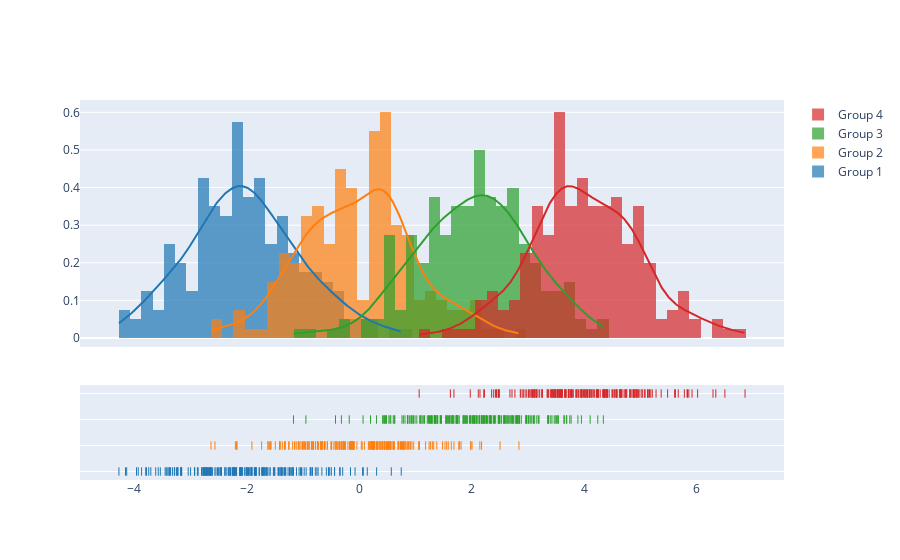

Notebook source saved alongside this figure:
### Code cell
import plotly.figure_factory as ff

# Add histogram data
x1 = np.random.randn(200) - 2
x2 = np.random.randn(200)
x3 = np.random.randn(200) + 2
x4 = np.random.randn(200) + 4

# Group data together
hist_data = [x1, x2, x3, x4]

group_labels = ['Group 1', 'Group 2', 'Group 3', 'Group 4']

# Create distplot with custom bin_size
fig = ff.create_distplot(hist_data, group_labels, bin_size=.2)
fig.show()

### Figure 1 — Plotly figure (JSON) as saved in the notebook; plotly's stock layout.template omitted (floating-point values rounded to 4 significant figures; data arrays with more than 128 entries replaced by an {"elided": "..."} marker saying what was removed)
{"data": [{"autobinx": false, "histnorm": "probability density", "legendgroup": "Group 1", "marker": {"color": "rgb(31, 119, 180)"}, "name": "Group 1", "opacity": 0.7, "type": "histogram", "x": {"elided": "200 float values"}, "xaxis": "x", "xbins": {"end": 0.748, "size": 0.2, "start": -4.267}, "yaxis": "y"}, {"autobinx": false, "histnorm": "probability density", "legendgroup": "Group 2", "marker": {"color": "rgb(255, 127, 14)"}, "name": "Group 2", "opacity": 0.7, "type": "histogram", "x": {"elided": "200 float values"}, "xaxis": "x", "xbins": {"end": 2.839, "size": 0.2, "start": -2.632}, "yaxis": "y"}, {"autobinx": false, "histnorm": "probability density", "legendgroup": "Group 3", "marker": {"color": "rgb(44, 160, 44)"}, "name": "Group 3", "opacity": 0.7, "type": "histogram", "x": {"elided": "200 float values"}, "xaxis": "x", "xbins": {"end": 4.339, "size": 0.2, "start": -1.165}, "yaxis": "y"}, {"autobinx": false, "histnorm": "probability density", "legendgroup": "Group 4", "marker": {"color": "rgb(214, 39, 40)"}, "name": "Group 4", "opacity": 0.7, "type": "histogram", "x": {"elided": "200 float values"}, "xaxis": "x", "xbins": {"end": 6.857, "size": 0.2, "start": 1.067}, "yaxis": "y"}, {"legendgroup": "Group 1", "marker": {"color": "rgb(31, 119, 180)"}, "mode": "lines", "name": "Group 1", "showlegend": false, "type": "scatter", "x": {"elided": "500 float values"}, "xaxis": "x", "y": {"elided": "500 float values"}, "yaxis": "y"}, {"legendgroup": "Group 2", "marker": {"color": "rgb(255, 127, 14)"}, "mode": "lines", "name": "Group 2", "showlegend": false, "type": "scatter", "x": {"elided": "500 float values"}, "xaxis": "x", "y": {"elided": "500 float values"}, "yaxis": "y"}, {"legendgroup": "Group 3", "marker": {"color": "rgb(44, 160, 44)"}, "mode": "lines", "name": "Group 3", "showlegend": false, "type": "scatter", "x": {"elided": "500 float values"}, "xaxis": "x", "y": {"elided": "500 float values"}, "yaxis": "y"}, {"legendgroup": "Group 4", "marker": {"color": "rgb(214, 39, 40)"}, "mode": "lines", "name": "Group 4", "showlegend": false, "type": "scatter", "x": {"elided": "500 float values"}, "xaxis": "x", "y": {"elided": "500 float values"}, "yaxis": "y"}, {"legendgroup": "Group 1", "marker": {"color": "rgb(31, 119, 180)", "symbol": "line-ns-open"}, "mode": "markers", "name": "Group 1", "showlegend": false, "type": "scatter", "x": {"elided": "200 float values"}, "xaxis": "x", "y": {"elided": "200 str values"}, "yaxis": "y2"}, {"legendgroup": "Group 2", "marker": {"color": "rgb(255, 127, 14)", "symbol": "line-ns-open"}, "mode": "markers", "name": "Group 2", "showlegend": false, "type": "scatter", "x": {"elided": "200 float values"}, "xaxis": "x", "y": {"elided": "200 str values"}, "yaxis": "y2"}, {"legendgroup": "Group 3", "marker": {"color": "rgb(44, 160, 44)", "symbol": "line-ns-open"}, "mode": "markers", "name": "Group 3", "showlegend": false, "type": "scatter", "x": {"elided": "200 float values"}, "xaxis": "x", "y": {"elided": "200 str values"}, "yaxis": "y2"}, {"legendgroup": "Group 4", "marker": {"color": "rgb(214, 39, 40)", "symbol": "line-ns-open"}, "mode": "markers", "name": "Group 4", "showlegend": false, "type": "scatter", "x": {"elided": "200 float values"}, "xaxis": "x", "y": {"elided": "200 str values"}, "yaxis": "y2"}], "layout": {"barmode": "overlay", "hovermode": "closest", "legend": {"traceorder": "reversed"}, "xaxis": {"anchor": "y2", "domain": [0.0, 1.0], "zeroline": false}, "yaxis": {"anchor": "free", "domain": [0.35, 1], "position": 0.0}, "yaxis2": {"anchor": "x", "domain": [0, 0.25], "dtick": 1, "showticklabels": false}}}
